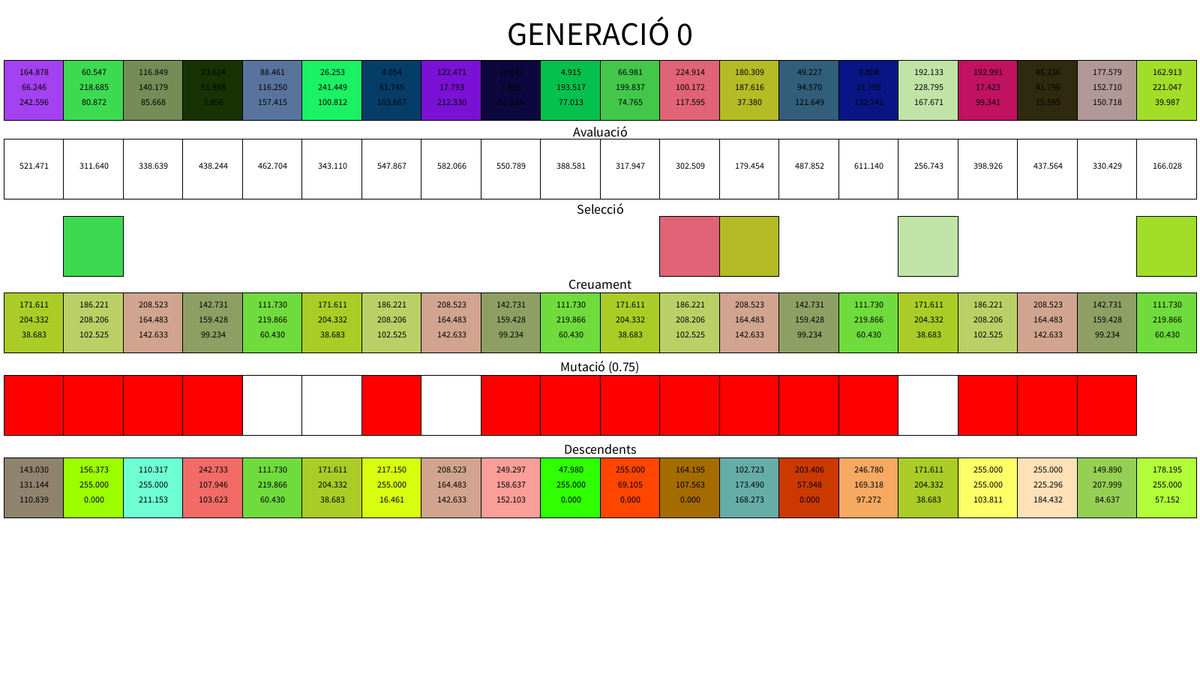
Frame 1 (no input)
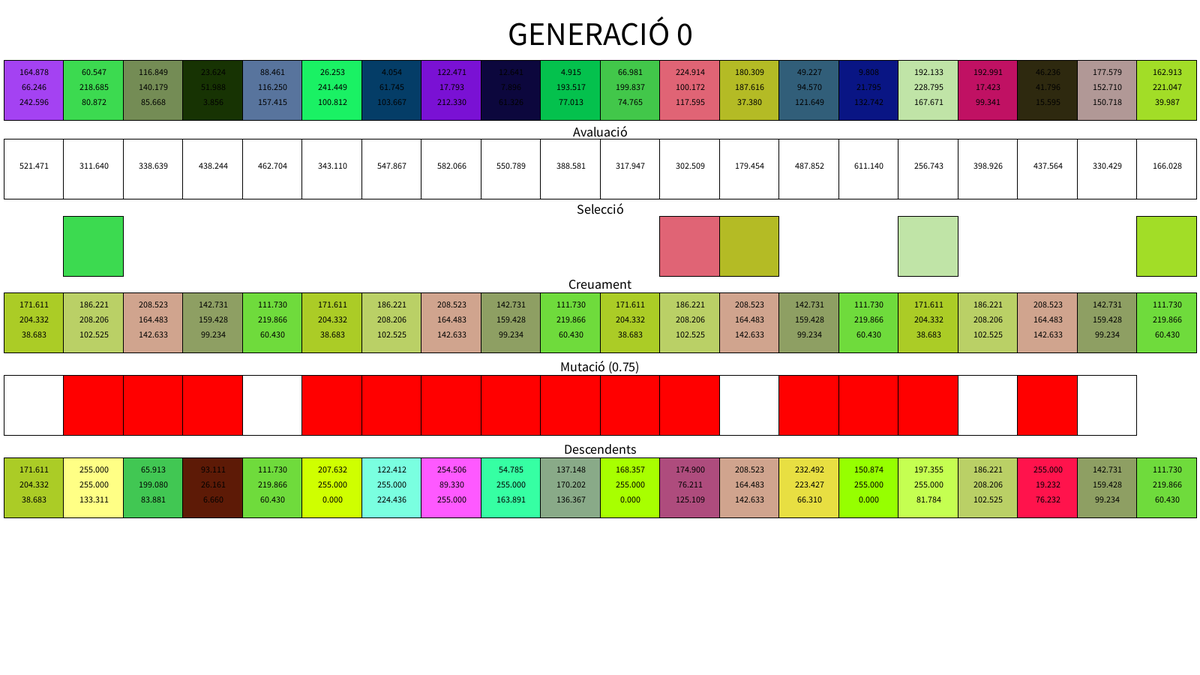
Frame 2 (the mouse pressed at the canvas centre, redrawn once)

The Processing sketch that drew these frames (run headless with seeded random() and noise(); the mouse was pressed at the canvas centre and the sketch redrawn once):

// Processing sketch: Algorisme_genetic
// ── Algorisme_genetic.pde
int numColors = 20;
int generacio = 0;
int numSelecs = 5;

float taxaMutacio = 0.75;

Color[] poblacio;
Color[] childhood;
Color[] millors;
Color[] creuats;

float[] avaluacio;
int[] posMillors;
boolean[] mutats;

float wItem, hItem;
boolean acabar = false;
Color desti;

void setup() {
  size(1600, 900);
  desti = new Color(255, 255, 0);
  init(numColors);
}

void draw() {
  background(255);
  avalua();

  if (!acaba()) {
    selecciona();
    creua();
    muta();
  }
  display();
  noLoop();
}


void init(int num) {
  poblacio = new Color[num];
  for (int i=0; i<poblacio.length; i++) {
    poblacio[i] = new Color();
  }

  wItem = (width - 10) / (float)poblacio.length;
  hItem = 80;

  childhood = new Color[num];
}


void avalua() {
  avaluacio = new float[poblacio.length];
  for (int i=0; i<avaluacio.length; i++) {
    avaluacio[i] = poblacio[i].distance(desti);
  }
}

void selecciona() {
  posMillors = posicioMillors(numSelecs);
  millors = new Color[numSelecs];
  for (int i=0; i<millors.length; i++) {
    millors[i] = poblacio[posMillors[i]];
  }
}

void creua() {
  creuats = new Color[poblacio.length];
  for (int i=0; i<creuats.length; i++) {
    Color c1 = millors[i%millors.length];
    Color c2 = millors[(i+1)%millors.length];
    creuats[i] = c1.creua(c2);
  }
}

void muta() {
  mutats = new boolean[poblacio.length];
  childhood = new Color[poblacio.length];
  for (int i=0; i<poblacio.length; i++) {
    float r = random(1);
    if (r<taxaMutacio) {
      mutats[i] = true;
      childhood[i] = creuats[i].muta();
    } else {
      mutats[i] = false;
      childhood[i] = creuats[i];
    }
  }
}

boolean acaba() {
  int posMillor = posicioMillor();
  acabar = avaluacio[posMillor]<5;
  return acabar;
}

int posicioMillor() {
  float bestAval = Float.MAX_VALUE;
  int bestPos = -1;
  for (int i=0; i<avaluacio.length; i++) {
    if (avaluacio[i] < bestAval) {
      bestAval = avaluacio[i];
      bestPos = i;
    }
  }
  return bestPos;
}

int posicioMillor(int[] exclou) {
  float bestAval = Float.MAX_VALUE;
  int bestPos = -1;
  for (int i=0; i<avaluacio.length; i++) {
    if (avaluacio[i] < bestAval && 
      !hiEs(i, exclou)) {
      bestAval = avaluacio[i];
      bestPos = i;
    }
  }
  return bestPos;
}

int[] posicioMillors(int n) {

  int[] posicions = new int[n];
  for (int i=0; i<n; i++) {
    posicions[i] = -1;
  }

  for (int t=0; t<n; t++) {
    int p = posicioMillor(posicions);
    posicions[t] = p;
  }

  return posicions;
}

boolean hiEs(int value, int[] array) {
  for (int i=0; i<array.length; i++) {
    if (array[i]==value) {
      return true;
    }
  }
  return false;
}

void display() {
  fill(0); textSize(44); textAlign(CENTER);
  text("GENERACIÓ "+generacio, width/2, 60);
  displayColors(poblacio, 80);
  
  textSize(18);
  text("Avaluació", width/2, 182);
  displayAvaluacio(185);
  
  text("Selecció", width/2, 285);
  displayMillors(288);
  
  text("Creuament", width/2, 385);
  displayColors(creuats, 390);
  
  text("Mutació ("+taxaMutacio+")", width/2, 495);
  displayMutats(500);
  
  text("Descendents", width/2, 605);
  displayColors(childhood, 610);

}

void displayColors(Color[] array, float y) {
  for (int i=0; i<array.length; i++) {
    array[i].display(i*wItem + 5 + wItem/2, y + hItem/2, wItem, hItem);
  }
}

void displayAvaluacio(float y) {
  for (int i=0; i<avaluacio.length; i++) {
    pushStyle();
    rectMode(CORNER); fill(255);
    rect(i*wItem + 5, y, wItem, hItem);
    textAlign(CENTER); fill(0); textSize(12);
    text(avaluacio[i], i*wItem + 5 + wItem/2, y + hItem/2);
    popStyle();
  }
}

void displayMillors(float y) {
  for (int i=0; i<millors.length; i++) {
    pushStyle();
    Color c = millors[i];
    float n = (float)posMillors[i];
    fill(c.getColor()); rectMode(CORNER);
    rect(n*wItem + 5, y, wItem, hItem);
    popStyle();
  }
}

void displayMutats(float y) {
  for (int i=0; i<mutats.length-1; i++) {
    pushStyle();
    color c = mutats[i] ? color(255, 0, 0) : color(255);
    fill(c); rectMode(CORNER);
    rect(i*wItem + 5, y, wItem, hItem);
    popStyle();
  }
}

void setNextGen(){
    for(int i=0; i<poblacio.length;i++){
        poblacio[i]=childhood[i];
    }
}


void keyPressed() {
  if (keyCode==RIGHT) {
      if(!acabar){
        init(numColors);
        setNextGen();
        generacio++;
        loop();
      }
  }
}
// ── Color.pde
class Color{
  
 float[] cromosoma;
 
 
 Color(float r, float g, float b){
   
   cromosoma = new float[3];
   
   cromosoma[0] = r;
   cromosoma[1] = g;
   cromosoma[2] = b;
 }
 
 Color(){
   this(random(255), random(255), random(255));
 }
 
 float distance(Color altre){
   float distR = abs(this.cromosoma[0] - altre.cromosoma[0]);
   float distG = abs(this.cromosoma[1] - altre.cromosoma[1]);
   float distB = abs(this.cromosoma[2] - altre.cromosoma[2]);
   return distR + distG + distB;
 }
 
 color getColor(){
   return color(this.cromosoma[0], this.cromosoma[1], this.cromosoma[2]);
 }
 
 void display(float x, float y, float w, float h){
   pushStyle();
   fill(this.getColor());
   rectMode(CENTER);
   rect(x, y, w, h);
   fill(0); textAlign(CENTER); textSize(12);
   text(this.cromosoma[0], x, y - h/4);
   text(this.cromosoma[1], x, y - 0);
   text(this.cromosoma[2], x, y + h/4);
   popStyle();
 }
 
 Color creua(Color altre){
   float cR = (this.cromosoma[0] + altre.cromosoma[0]) / 2;
   float cG = (this.cromosoma[1] + altre.cromosoma[1]) / 2;
   float cB = (this.cromosoma[2] + altre.cromosoma[2]) / 2;
   return new Color(cR, cG, cB);
 }
 
 Color muta(){
   float mR = constrain(this.cromosoma[0] + random(-150, 150), 0, 255);
   float mG = constrain(this.cromosoma[1] + random(-150, 150), 0, 255);
   float mB = constrain(this.cromosoma[2] + random(-150, 150), 0, 255);
   return new Color(mR, mG, mB);
 }
 
}
